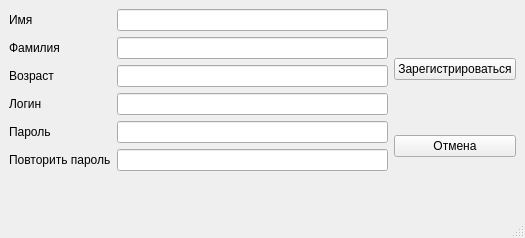
<?xml version="1.0" encoding="UTF-8"?>
<ui version="4.0">
 <class>MainWindow</class>
 <widget class="QMainWindow" name="MainWindow">
  <property name="geometry">
   <rect>
    <x>0</x>
    <y>0</y>
    <width>525</width>
    <height>238</height>
   </rect>
  </property>
  <property name="font">
   <font>
    <pointsize>9</pointsize>
    <bold>false</bold>
   </font>
  </property>
  <property name="windowTitle">
   <string>MainWindow</string>
  </property>
  <widget class="QWidget" name="centralwidget">
   <layout class="QHBoxLayout" name="horizontalLayout">
    <item>
     <layout class="QFormLayout" name="formLayout">
      <item row="0" column="0">
       <widget class="QLabel" name="label">
        <property name="text">
         <string>Имя</string>
        </property>
       </widget>
      </item>
      <item row="0" column="1">
       <widget class="QLineEdit" name="lineEdit"/>
      </item>
      <item row="1" column="0">
       <widget class="QLabel" name="label_2">
        <property name="text">
         <string>Фамилия</string>
        </property>
       </widget>
      </item>
      <item row="1" column="1">
       <widget class="QLineEdit" name="lineEdit_2"/>
      </item>
      <item row="3" column="0">
       <widget class="QLabel" name="label_3">
        <property name="text">
         <string>Логин</string>
        </property>
       </widget>
      </item>
      <item row="3" column="1">
       <widget class="QLineEdit" name="lineEdit_3">
        <property name="echoMode">
         <enum>QLineEdit::EchoMode::Normal</enum>
        </property>
       </widget>
      </item>
      <item row="2" column="1">
       <widget class="QLineEdit" name="lineEdit_4">
        <property name="cursor">
         <cursorShape>IBeamCursor</cursorShape>
        </property>
        <property name="inputMethodHints">
         <set>Qt::InputMethodHint::ImhNone</set>
        </property>
        <property name="echoMode">
         <enum>QLineEdit::EchoMode::Normal</enum>
        </property>
        <property name="clearButtonEnabled">
         <bool>false</bool>
        </property>
       </widget>
      </item>
      <item row="2" column="0">
       <widget class="QLabel" name="label_4">
        <property name="text">
         <string>Возраст</string>
        </property>
       </widget>
      </item>
      <item row="4" column="0">
       <widget class="QLabel" name="label_5">
        <property name="text">
         <string>Пароль</string>
        </property>
       </widget>
      </item>
      <item row="4" column="1">
       <widget class="QLineEdit" name="lineEdit_5">
        <property name="echoMode">
         <enum>QLineEdit::EchoMode::Password</enum>
        </property>
       </widget>
      </item>
      <item row="5" column="1">
       <widget class="QLineEdit" name="lineEdit_6">
        <property name="echoMode">
         <enum>QLineEdit::EchoMode::Password</enum>
        </property>
       </widget>
      </item>
      <item row="5" column="0">
       <widget class="QLabel" name="label_6">
        <property name="text">
         <string>Повторить пароль</string>
        </property>
       </widget>
      </item>
     </layout>
    </item>
    <item>
     <layout class="QVBoxLayout" name="verticalLayout_4">
      <item>
       <widget class="QPushButton" name="pushButton">
        <property name="text">
         <string>Зарегистрироваться</string>
        </property>
       </widget>
      </item>
      <item>
       <widget class="QPushButton" name="pushButton_2">
        <property name="text">
         <string>Отмена</string>
        </property>
       </widget>
      </item>
     </layout>
    </item>
   </layout>
  </widget>
  <widget class="QMenuBar" name="menubar">
   <property name="enabled">
    <bool>true</bool>
   </property>
   <property name="geometry">
    <rect>
     <x>0</x>
     <y>0</y>
     <width>525</width>
     <height>22</height>
    </rect>
   </property>
  </widget>
  <widget class="QStatusBar" name="statusbar">
   <property name="enabled">
    <bool>true</bool>
   </property>
   <property name="font">
    <font>
     <pointsize>9</pointsize>
     <bold>false</bold>
    </font>
   </property>
  </widget>
 </widget>
 <resources/>
 <connections/>
</ui>
